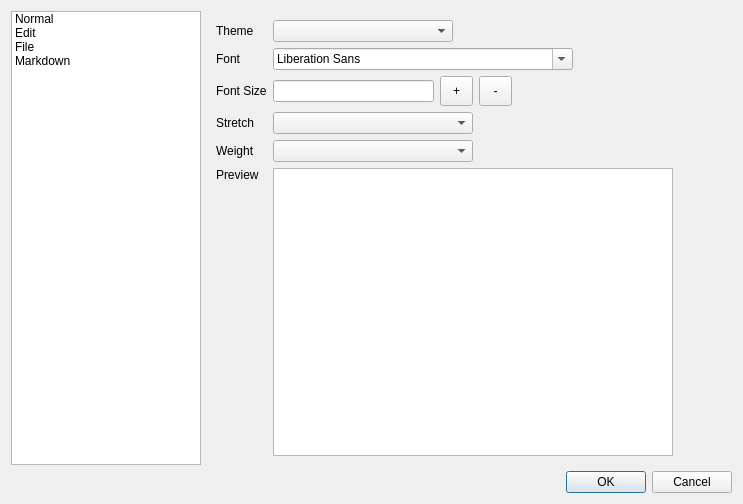
<?xml version="1.0" encoding="UTF-8"?>
<ui version="4.0">
 <class>SettingsDialog</class>
 <widget class="QDialog" name="SettingsDialog">
  <property name="geometry">
   <rect>
    <x>0</x>
    <y>0</y>
    <width>743</width>
    <height>504</height>
   </rect>
  </property>
  <property name="windowTitle">
   <string>Dialog</string>
  </property>
  <layout class="QGridLayout" name="gridLayout_4">
   <item row="1" column="1">
    <widget class="QDialogButtonBox" name="btn_dialog">
     <property name="orientation">
      <enum>Qt::Horizontal</enum>
     </property>
     <property name="standardButtons">
      <set>QDialogButtonBox::Cancel|QDialogButtonBox::Ok</set>
     </property>
    </widget>
   </item>
   <item row="0" column="0">
    <widget class="QListWidget" name="listWidget">
     <property name="maximumSize">
      <size>
       <width>190</width>
       <height>16777215</height>
      </size>
     </property>
     <item>
      <property name="text">
       <string>Normal</string>
      </property>
     </item>
     <item>
      <property name="text">
       <string>Edit</string>
      </property>
     </item>
     <item>
      <property name="text">
       <string>File</string>
      </property>
     </item>
     <item>
      <property name="text">
       <string>Markdown</string>
      </property>
     </item>
    </widget>
   </item>
   <item row="0" column="1">
    <widget class="QStackedWidget" name="stackedWidget">
     <widget class="QWidget" name="normal">
      <layout class="QGridLayout" name="gridLayout_2">
       <item row="0" column="0">
        <layout class="QGridLayout" name="gridLayout">
         <item row="1" column="0">
          <widget class="QLabel" name="lbl_font">
           <property name="text">
            <string>Font </string>
           </property>
          </widget>
         </item>
         <item row="2" column="1">
          <layout class="QHBoxLayout" name="horizontalLayout_3">
           <item>
            <widget class="QLineEdit" name="ledit_font_size"/>
           </item>
           <item>
            <widget class="QToolButton" name="btn_plus">
             <property name="minimumSize">
              <size>
               <width>33</width>
               <height>30</height>
              </size>
             </property>
             <property name="text">
              <string>+</string>
             </property>
            </widget>
           </item>
           <item>
            <widget class="QToolButton" name="btn_minus">
             <property name="minimumSize">
              <size>
               <width>33</width>
               <height>30</height>
              </size>
             </property>
             <property name="text">
              <string>-</string>
             </property>
            </widget>
           </item>
           <item>
            <spacer name="horizontalSpacer_2">
             <property name="orientation">
              <enum>Qt::Horizontal</enum>
             </property>
             <property name="sizeHint" stdset="0">
              <size>
               <width>40</width>
               <height>20</height>
              </size>
             </property>
            </spacer>
           </item>
          </layout>
         </item>
         <item row="3" column="1">
          <widget class="QComboBox" name="cmb_stretch">
           <property name="maximumSize">
            <size>
             <width>200</width>
             <height>16777215</height>
            </size>
           </property>
          </widget>
         </item>
         <item row="2" column="0">
          <widget class="QLabel" name="lbl_font_size">
           <property name="text">
            <string>Font Size</string>
           </property>
          </widget>
         </item>
         <item row="3" column="0">
          <widget class="QLabel" name="lbl_stretch">
           <property name="text">
            <string>Stretch</string>
           </property>
          </widget>
         </item>
         <item row="6" column="0">
          <spacer name="verticalSpacer_2">
           <property name="orientation">
            <enum>Qt::Vertical</enum>
           </property>
           <property name="sizeHint" stdset="0">
            <size>
             <width>20</width>
             <height>205</height>
            </size>
           </property>
          </spacer>
         </item>
         <item row="5" column="0">
          <widget class="QLabel" name="lbl_preview">
           <property name="text">
            <string>Preview</string>
           </property>
          </widget>
         </item>
         <item row="5" column="1" rowspan="2">
          <widget class="QTextEdit" name="txt_preview">
           <property name="minimumSize">
            <size>
             <width>400</width>
             <height>0</height>
            </size>
           </property>
           <property name="html">
            <string>&lt;!DOCTYPE HTML PUBLIC &quot;-//W3C//DTD HTML 4.0//EN&quot; &quot;http://www.w3.org/TR/REC-html40/strict.dtd&quot;&gt;
&lt;html&gt;&lt;head&gt;&lt;meta name=&quot;qrichtext&quot; content=&quot;1&quot; /&gt;&lt;style type=&quot;text/css&quot;&gt;
p, li { white-space: pre-wrap; }
&lt;/style&gt;&lt;/head&gt;&lt;body style=&quot; font-family:'Noto Sans'; font-size:10pt; font-weight:400; font-style:normal;&quot;&gt;
&lt;p style=&quot;-qt-paragraph-type:empty; margin-top:8px; margin-bottom:8px; margin-left:0px; margin-right:0px; -qt-block-indent:0; text-indent:0px; font-family:'Segoe UI'; font-size:9pt; background-color:#ffffff;&quot;&gt;&lt;br /&gt;&lt;/p&gt;&lt;/body&gt;&lt;/html&gt;</string>
           </property>
          </widget>
         </item>
         <item row="0" column="0">
          <widget class="QLabel" name="lbl_theme">
           <property name="text">
            <string>Theme</string>
           </property>
          </widget>
         </item>
         <item row="0" column="1">
          <widget class="QComboBox" name="cmb_theme">
           <property name="maximumSize">
            <size>
             <width>180</width>
             <height>16777215</height>
            </size>
           </property>
          </widget>
         </item>
         <item row="1" column="1">
          <widget class="QFontComboBox" name="cmb_font">
           <property name="maximumSize">
            <size>
             <width>300</width>
             <height>16777215</height>
            </size>
           </property>
          </widget>
         </item>
         <item row="4" column="0">
          <widget class="QLabel" name="lbl_weight">
           <property name="text">
            <string>Weight</string>
           </property>
          </widget>
         </item>
         <item row="4" column="1">
          <widget class="QComboBox" name="cmb_weight">
           <property name="maximumSize">
            <size>
             <width>200</width>
             <height>16777215</height>
            </size>
           </property>
          </widget>
         </item>
        </layout>
       </item>
       <item row="0" column="1">
        <spacer name="horizontalSpacer">
         <property name="orientation">
          <enum>Qt::Horizontal</enum>
         </property>
         <property name="sizeHint" stdset="0">
          <size>
           <width>40</width>
           <height>20</height>
          </size>
         </property>
        </spacer>
       </item>
      </layout>
     </widget>
     <widget class="QWidget" name="edit">
      <widget class="QWidget" name="">
       <property name="geometry">
        <rect>
         <x>10</x>
         <y>30</y>
         <width>157</width>
         <height>34</height>
        </rect>
       </property>
       <layout class="QGridLayout" name="gridLayout_5">
        <item row="0" column="0">
         <widget class="QLabel" name="lbl_lineWrap">
          <property name="text">
           <string>Line Wrap</string>
          </property>
         </widget>
        </item>
        <item row="0" column="1">
         <widget class="QComboBox" name="cmb_lineWrap"/>
        </item>
       </layout>
      </widget>
     </widget>
     <widget class="QWidget" name="file">
      <layout class="QGridLayout" name="gridLayout_3">
       <item row="0" column="0">
        <widget class="QLabel" name="lbl_vaultRootPath">
         <property name="text">
          <string>Vault Root Path </string>
         </property>
         <property name="alignment">
          <set>Qt::AlignLeading|Qt::AlignLeft|Qt::AlignVCenter</set>
         </property>
        </widget>
       </item>
       <item row="0" column="1">
        <layout class="QHBoxLayout" name="horizontalLayout">
         <item>
          <widget class="QLineEdit" name="edit_vaultRootPath"/>
         </item>
         <item>
          <widget class="QPushButton" name="btn_vaultRootPath">
           <property name="text">
            <string>Browse</string>
           </property>
          </widget>
         </item>
        </layout>
       </item>
       <item row="1" column="0" colspan="2">
        <spacer name="verticalSpacer">
         <property name="orientation">
          <enum>Qt::Vertical</enum>
         </property>
         <property name="sizeHint" stdset="0">
          <size>
           <width>20</width>
           <height>40</height>
          </size>
         </property>
        </spacer>
       </item>
      </layout>
     </widget>
     <widget class="QWidget" name="markdown">
      <widget class="QWidget" name="layoutWidget_3">
       <property name="geometry">
        <rect>
         <x>10</x>
         <y>10</y>
         <width>161</width>
         <height>34</height>
        </rect>
       </property>
       <layout class="QGridLayout" name="gridLayout_6">
        <item row="0" column="0">
         <widget class="QLabel" name="lbl_markdown">
          <property name="text">
           <string>Markdown</string>
          </property>
         </widget>
        </item>
        <item row="0" column="1">
         <widget class="QComboBox" name="cmb_mkState"/>
        </item>
       </layout>
      </widget>
     </widget>
    </widget>
   </item>
  </layout>
 </widget>
 <resources/>
 <connections>
  <connection>
   <sender>listWidget</sender>
   <signal>currentRowChanged(int)</signal>
   <receiver>stackedWidget</receiver>
   <slot>setCurrentIndex(int)</slot>
   <hints>
    <hint type="sourcelabel">
     <x>34</x>
     <y>152</y>
    </hint>
    <hint type="destinationlabel">
     <x>124</x>
     <y>118</y>
    </hint>
   </hints>
  </connection>
 </connections>
</ui>
